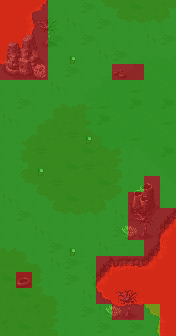

Tiled map render using the project's own tile images. Description and the map definition, with tile-layer contents summarised, below:
An orthogonal 11x21 tile map with 16x16 px tiles, 9 tile layers (Tile Layer 4, Tile Layer 5, Tile Layer 6, Tile Layer 7, ...).

<map version="1.5" tiledversion="2021.02.15" orientation="orthogonal" renderorder="left-down" width="11" height="21" tilewidth="16" tileheight="16" infinite="0" nextlayerid="16" nextobjectid="1">
 <tileset firstgid="1" source="../world_tiles/tileset.tsx" />
 <layer id="10" name="Tile Layer 4" width="11" height="21">
  <data>[231 cells, 231 non-empty, 41 distinct tile ids]</data>
 </layer>
 <layer id="11" name="Tile Layer 5" width="11" height="21">
  <data>[231 cells, 51 non-empty, 34 distinct tile ids]</data>
 </layer>
 <layer id="12" name="Tile Layer 6" width="11" height="21">
  <data>[231 cells, 111 non-empty, 43 distinct tile ids]</data>
 </layer>
 <layer id="13" name="Tile Layer 7" width="11" height="21">
  <data>[231 cells, 15 non-empty, 15 distinct tile ids]</data>
 </layer>
 <layer id="14" name="Tile Layer 8" width="11" height="21">
  <data>[231 cells, 12 non-empty, 4 distinct tile ids]</data>
 </layer>
 <layer id="15" name="Tile Layer 9" width="11" height="21">
  <data>[231 cells, 5 non-empty, 3 distinct tile ids]</data>
 </layer>
 <layer id="7" name="anim" width="11" height="21">
  <data>[231 cells, 2 non-empty, 2 distinct tile ids]</data>
 </layer>
 <layer id="8" name="characters" width="11" height="21">
  <data>[231 cells, 4 non-empty, 1 distinct tile ids]</data>
 </layer>
 <layer id="9" name="walkable" width="11" height="21">
  <data>[231 cells, 231 non-empty, 2 distinct tile ids]</data>
 </layer>
</map>
